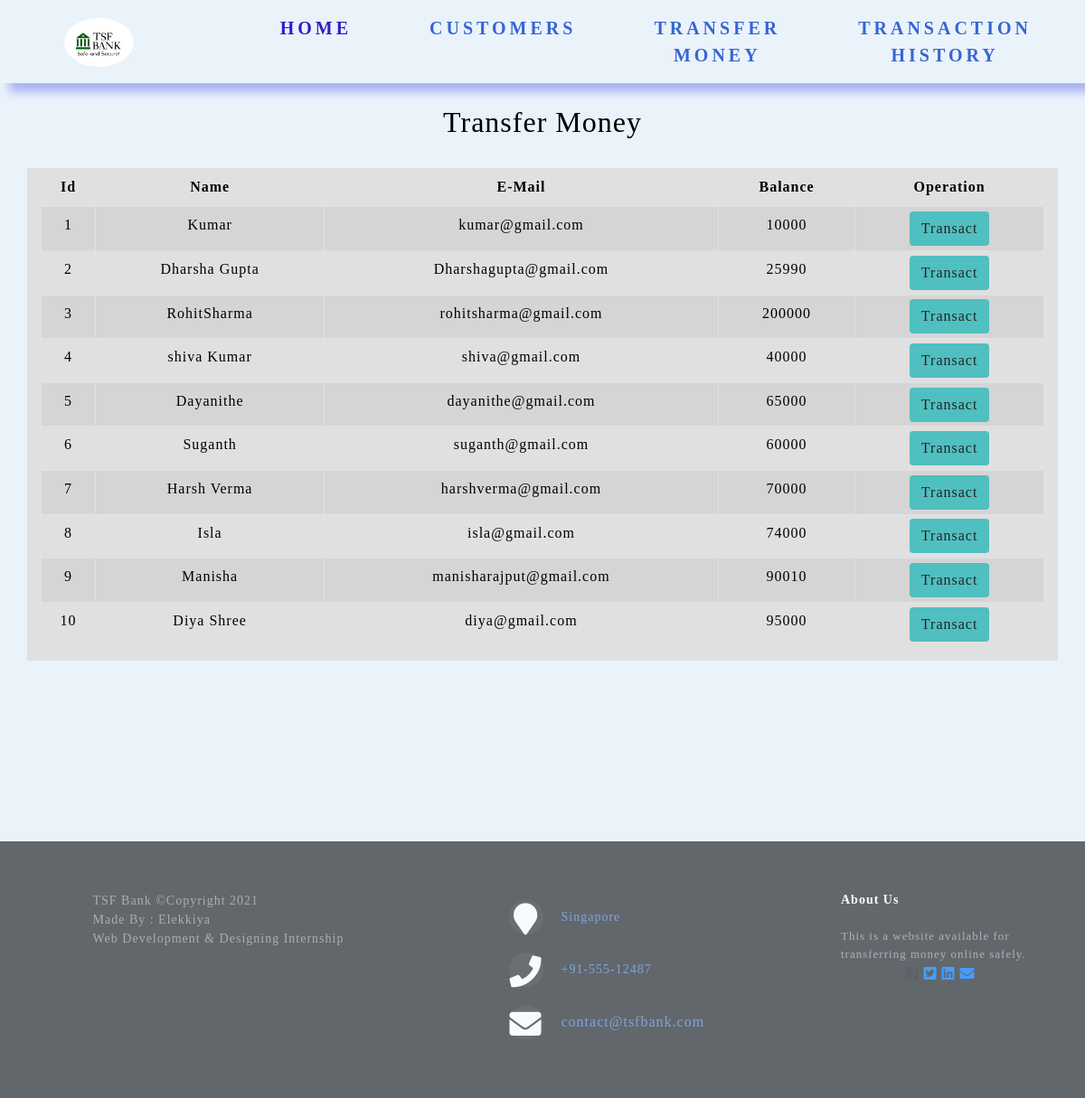
The app's page /transfermoney.php with its own data.
### tables this page shows
CREATE TABLE IF NOT EXISTS `customers` (
  `id` int(11) NOT NULL AUTO_INCREMENT,
  `name` varchar(50) NOT NULL,
  `email` varchar(50) NOT NULL,
  `curr_balance` double NOT NULL,
  PRIMARY KEY (`id`),
  UNIQUE KEY `name` (`name`)
);

### transfermoney.php (the view, shortened to what this page needs)
<!DOCTYPE html>
<html lang="en">
<head>
    <link rel="stylesheet" href="https://maxcdn.bootstrapcdn.com/bootstrap/4.0.0/css/bootstrap.min.css">
    <link rel="stylesheet" type="text/css" href="css/table.css">
    <link rel="stylesheet" type="text/css" href="css/navbar.css">
    <link rel="stylesheet" type="text/css" href="css/footer.css">
    <link rel="stylesheet" href="https://use.fontawesome.com/releases/v5.6.3/css/all.css">
</head>
<body style="background-color : rgb(234, 243,250 );">
<?php
    include 'data.php';
    $sql = "SELECT * FROM customers";
    $result = mysqli_query($conn,$sql);
?>
<?php
  include 'navbar.php';
?>
<div class="container">
        <h2 class="text-center pt-4" style="color : black;font-family: 'Amatic SC',cursive;">Transfer Money</h2>
        <br>
            <div class="row" style="background-color:  #E0E0E0">
                <div class="col">
                    <div class="table-responsive-sm">
                    <table class="table table-hover table-sm table-striped table-condensed table-bordered" style="border-color:black;">
                        <thead style="color : black;">
                            <tr>
                            <th scope="col" class="text-center py-2">Id</th>
                            <th scope="col" class="text-center py-2">Name</th>
                            <th scope="col" class="text-center py-2">E-Mail</th>
                            <th scope="col" class="text-center py-2">Balance</th>
                            <th scope="col" class="text-center py-2">Operation</th>
                            </tr>
                        </thead>
                        <tbody>
                <?php
                    while($rows=mysqli_fetch_assoc($result)){
                ?>
                    <tr style="color : black;">
                        <td class="py-2"><?php echo $rows['id'] ?></td>
                        <td class="py-2"><?php echo $rows['name']?></td>
                        <td class="py-2"><?php echo $rows['email']?></td>
                        <td class="py-2"><?php echo $rows['curr_balance']?></td>
                        <td><a href="http://localhost/tsfBank/selecteduserdetails.php?id= <?php echo $rows['id'] ;?>"> <button type="button" class="btn" style="background-color : #50bfbf; " >Transact</button></a></td>
                    </tr>
                <?php
                    }
                ?>
                        </tbody>
                    </table>
                    </div>
                </div>
            </div>
         </div>
<footer class="footer_distributed">
        <div class="footer_left">
            <p class="footer_company_name">TSF Bank &copy;Copyright 2021 </p>
            <p class="footer_company_name">
            Made By : Elekkiya</p>
            <p class="footer_company_name">
             Web Development & Designing Internship </p>
        </div>
        <div class="footer_center">
            <div>
                <i class="fa fa-map-marker"></i>
                <p><span>Singapore</span></p>
            </div>
            <div>
                <i class="fa fa-phone"></i>
                <p><span>+91-555-12487</span> </p>
            </div>
            <div>
                <i class="fa fa-envelope"></i>
                <p><a href="#">contact@tsfbank.com</a></p>
            </div>
            </div>
            <div class="footer_right">
                <p class="footer_company_about">
                 <span>About Us</span>
                 This is a website available for transferring money online safely.
                </p>
                <div<a href="#"><i class="fab fa-facebook"></i></a>
                    <a href="#"><i class="fab fa-twitter-square"></i></a>
                    <a href="#"><i class="fab fa-linkedin"></i></a>
                    <a href="#"><i class="fas fa-envelope"></i></a>
                </div>
    </footer>
    </body>
</html>

### table.css (style rules this page uses)
* { padding: 0; margin: 0; box-sizing: border-box; font-family: 'Amatic SC',cursive; }
h2 { font-size: 40px; }
table { letter-spacing: 1.2px; }
td { text-align: center; }
button { border:none; transition: 1s; }
@media only screen and (orientation: portrait) { * { letter-spacing: 1px; } }

### footer.css (style rules this page uses)
footer { position: relative; bottom: 0; height: 10%; opacity: 70%; }
.footer_distributed { background-color: #292c2f; box-shadow: 0 1px 1px 0 rgba(0,0,0,0.5); box-sizing: border-box; width: 100%; text-align: center; padding: 55px 50px; margin-top: 200px; }
.footer_distributed .footer_left,.footer_center,.footer_right { display: inline-block; vertical-align: top; }
.footer_distributed .footer_left { width: 40%; text-align: left; top: -20%; }
.footer_distributed h3 ,span { color: #5383d3; }
.footer_distributed .footer_company_name { color: #8f9296; font-size: 14px; font-weight: normal; margin: 0; }
.footer_distributed .footer_center { width: 30%; text-align: left; }
.footer_distributed .footer_center i { background-color: #33383b; color: white; font-size: 35px; width: 38px; border-radius: 50%; text-align: center; line-height: 42px; vertical-align: middle; height: 38px; margin: 10px 15px; }
.footer_distributed .footer_center p { display: inline-block; color: white; vertical-align: middle; margin: 0; }
.footer_distributed .footer_center p span { display: block; font-weight: normal; font-size: 14px; line-height: 2px; }
.footer_distributed .footer_center p a { color: #5383d3; text-decoration: none; }
.footer_distributed .footer_right { width: 20%; float: right; }
.footer_distributed .footer_company_about { line-height: 20px; color: #92999f; font-size: 13px; text-align: left; font-weight: normal; margin: 0; }
.footer_distributed .footer_company_about span { color: white; display: block; font-size: 14px; font-weight: bold; margin-bottom: 20px; }

### transfermoney.php (style rules this page uses)
button { transition: 1.5s; }

### records on screen
customers: id "1", name "Kumar", email "kumar@gmail.com", curr_balance "10000"
customers: id "2", name "Dharsha Gupta", email "Dharshagupta@gmail.com", curr_balance "25990"
customers: id "3", name "RohitSharma", email "rohitsharma@gmail.com", curr_balance "200000"
customers: id "4", name "shiva Kumar", email "shiva@gmail.com", curr_balance "40000"
customers: id "5", name "Dayanithe", email "dayanithe@gmail.com", curr_balance "65000"
customers: id "6", name "Suganth", email "suganth@gmail.com", curr_balance "60000"
customers: id "7", name "Harsh Verma", email "harshverma@gmail.com", curr_balance "70000"
customers: id "8", name "Isla", email "isla@gmail.com", curr_balance "74000"
customers: id "9", name "Manisha", email "manisharajput@gmail.com", curr_balance "90010"
customers: id "10", name "Diya Shree", email "diya@gmail.com", curr_balance "95000"
